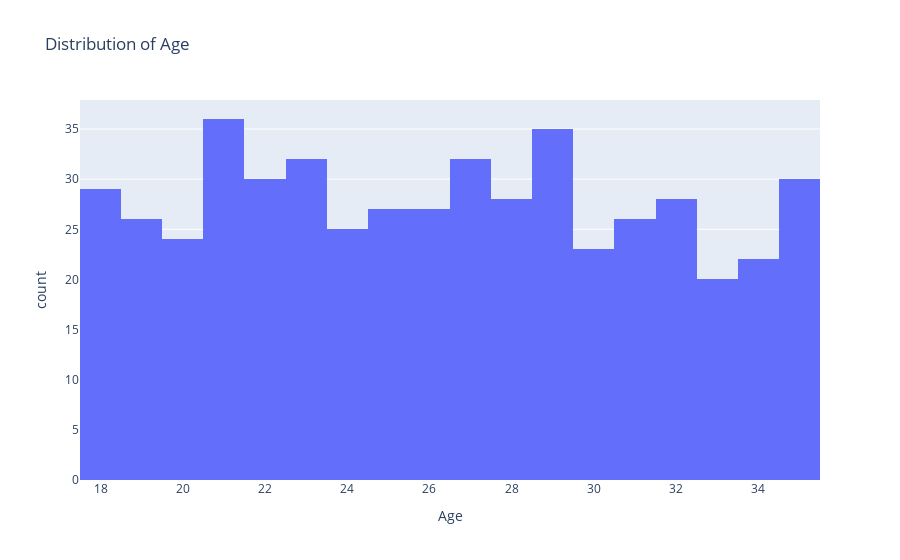

Write notebook code for a chart like this one.
### Code cell
#Age distribution of data
fig = px.histogram(cb, x='Age', title='Distribution of Age')
fig.show()

### Figure 1 — Plotly figure (JSON) as saved in the notebook; plotly's stock layout.template omitted (floating-point values rounded to 4 significant figures; data arrays with more than 128 entries replaced by an {"elided": "..."} marker saying what was removed)
{"data": [{"alignmentgroup": "True", "bingroup": "x", "hovertemplate": "Age=%{x}<br>count=%{y}<extra></extra>", "legendgroup": "", "marker": {"color": "#636efa", "pattern": {"shape": ""}}, "name": "", "offsetgroup": "", "orientation": "v", "showlegend": false, "type": "histogram", "x": {"elided": "500 int values"}, "xaxis": "x", "yaxis": "y"}], "layout": {"barmode": "relative", "legend": {"tracegroupgap": 0}, "title": {"text": "Distribution of Age"}, "xaxis": {"anchor": "y", "domain": [0, 1], "title": {"text": "Age"}}, "yaxis": {"anchor": "x", "domain": [0, 1], "title": {"text": "count"}}}}
